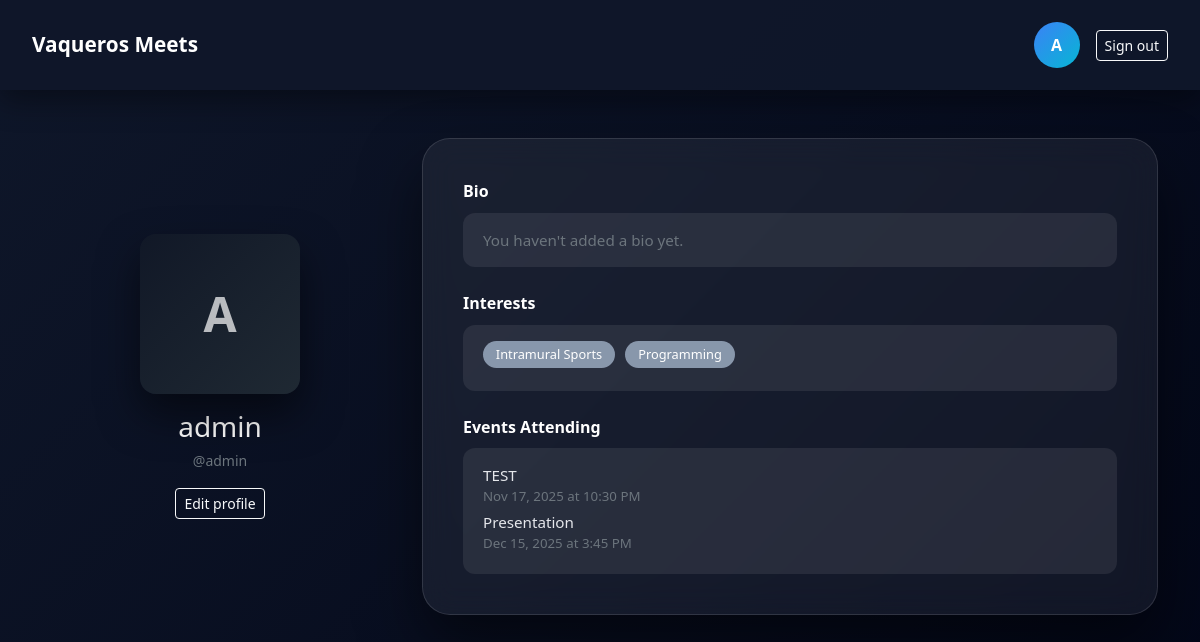
Screenshot of /profile/ (signed in) with the database file from the repository.
### app/models.py (models this page shows, shortened)
class Profile(models.Model):
    user = models.OneToOneField(User, on_delete=models.CASCADE)
    fullname = models.CharField(max_length=100, blank=True)
    birthday = models.DateField(blank=True, null=True)
    phone_number = models.CharField(max_length=20, blank=True)
    display_name = models.CharField(max_length=30, blank=True)
    bio = models.TextField(blank=True)
    interests = models.ManyToManyField('Interest', blank=True)

class Interest(models.Model):
    name = models.CharField(max_length=50, unique=True)
    class Meta:
        ordering = ['name']

class RSVP(models.Model):
    class Meta:
        constraints = [models.UniqueConstraint(fields=['user', 'event'], name='unique_rsvp')]
    GOING = 'going'
    MAYBE = 'maybe'
    NO = 'no'
    STATUS_CHOICES = [
        (GOING, 'Going'),
        (MAYBE, 'Maybe'),
        (NO, 'Not going')
    ]
    user = models.ForeignKey(Profile, on_delete=models.CASCADE)
    event = models.ForeignKey(Event, on_delete=models.CASCADE, related_name='rsvps')
    status = models.CharField(max_length=10, choices=STATUS_CHOICES)
    created_at = models.DateTimeField(auto_now_add=True)

class Event(models.Model):
    PUBLIC = 'public'
    PRIVATE = 'private'
    VISIBILITY_CHOICES = [
        (PUBLIC, 'Public'),
        (PRIVATE, 'Private'),
    ]
    image = models.ImageField(upload_to='event_images/', blank=True, null=True)
    owner = models.ForeignKey(settings.AUTH_USER_MODEL, on_delete=models.CASCADE, related_name='events_created')
    title = models.CharField(max_length=100)
    description = models.TextField(blank=True)
    host = models.ForeignKey(Profile, on_delete=models.CASCADE, related_name='hosted_events')
    location = models.CharField(max_length=255)
    starts_at = models.DateTimeField()
    ends_at = models.DateTimeField(blank=True, null=True)
    capacity = models.PositiveIntegerField()
    visibility = models.CharField(max_length=10, choices=VISIBILITY_CHOICES, default=PUBLIC)
    interests = models.ManyToManyField(Interest, blank=True, related_name='events')
    created_at = models.DateTimeField(auto_now_add=True)
    class Meta:
        ordering = ['starts_at']
        indexes = [
            models.Index(fields=['starts_at']),
        ]

### app/views.py (the view)
# urls.py: path('profile/', views.profile_view, name='profile'),
@login_required
def profile_view(request):
    profile = request.user.profile
    if profile.display_name:
        initial = profile.display_name[0].upper()
    else:
        username = request.user.username or 'U'
        initial = username[0].upper()
    attending_rsvps = (RSVP.objects.filter(user=profile, status='going').select_related('event').order_by('event__starts_at'))
    return render(request, "app/profile.html", {"profile": profile, "initial": initial, "attending_rsvps": attending_rsvps})

### app/templates/app/profile.html (shortened to what this page needs)
<!DOCTYPE html>
<html lang="en">
<head>
  <link href="https://cdn.jsdelivr.net/npm/bootstrap@5.3.3/dist/css/bootstrap.min.css" rel="stylesheet">
</head>
<body>
<div class="top-header">
  <a href="{% url 'event_list' %}" class="brand-link">Vaqueros Meets</a>
  <div class="d-flex align-items-center gap-3">
    <a href="{% url 'profile' %}" class="text-decoration-none text-white">
      <div class="profile-circle">{{ initial }}</div>
    </a>
    <a href="{% url 'logout' %}" class="btn btn-outline-light btn-sm">
      Sign out
    </a>
  </div>
</div>
<div class="container py-5">
  <div class="row g-4 align-items-center">
    <div class="col-md-4 text-center">
      <div class="avatar-box mx-auto">
        {{ initial }}
      </div>
      <div class="mt-3">
        <h3 class="mb-1">
          {{ profile.display_name|default:profile.user.username }}
        </h3>
        <small class="text-secondary">
          @{{ profile.user.username }}
        </small>
      </div>
      <div class="mt-3">
        <a href="{% url 'edit_profile' %}" class="btn btn-outline-light btn-sm">
          Edit profile
        </a>
      </div>
    </div>
    <div class="col-md-8">
      <div class="profile-card">
        <div class="mb-4">
          <div class="section-title">Bio</div>
          <div class="info-box">
            {% if profile.bio %}
              {{ profile.bio|linebreaksbr }}
            {% else %}
              <span class="text-secondary">You haven't added a bio yet.</span>
            {% endif %}
          </div>
        </div>
        <div class="mb-4">
          <div class="section-title">Interests</div>
          <div class="info-box">
            {% if profile.interests.all %}
              {% with interests=profile.interests.all %}
                {% if interests %}
                  {% for interest in interests %}
                    <span class="badge-interest">{{ interest.name }}</span>
                  {% endfor %}
                {% else %}
                  <span class="text-secondary">No interests selected yet.</span>
                {% endif %}
              {% endwith %}
            {% else %}
              <span class="text-secondary">No interests selected yet.</span>
            {% endif %}
          </div>
        </div>
        <div>
          <div class="section-title">Events Attending</div>
          <div class="info-box">
            {% if attending_rsvps %}
              <ul class="list-unstyled mb-0">
                {% for rsvp in attending_rsvps %}
                  <li class="mb-1">
                    <a href="{% url 'event_detail' rsvp.event.id %}" class="event-link">
                      {{ rsvp.event.title }}
                    </a>
                    <small class="d-block text-secondary">
                      {{ rsvp.event.starts_at|date:"M d, Y" }} at {{ rsvp.event.starts_at|time:"g:i A" }}
                    </small>
                  </li>
                {% endfor %}
              </ul>
            {% else %}
              <span class="text-secondary">
                You haven't RSVPed "Going" to any events yet.
              </span>
            {% endif %}
          </div>
        </div>
      </div>
    </div>
  </div>
</div>
</body>
</html>

### app/templates/app/profile.html (style rules this page uses)
body { background: linear-gradient(135deg, #0f172a, #020617); min-height: 100vh; font-family: Poppins, system-ui, sans-serif; color: white; }
.top-header { height: 90px; background: rgba(15,23,42,.95); display: flex; justify-content: space-between; align-items: center; padding: 0 2rem; box-shadow: 0 10px 30px rgba(0,0,0,.4); }
.brand-link { font-weight: 700; font-size: 1.3rem; color: #fff; text-decoration: none; }
.profile-circle { width: 46px; height: 46px; border-radius: 50%; background: linear-gradient(135deg, #3b82f6, #06b6d4); display: flex; align-items: center; justify-content: center; font-weight: 700; }
.avatar-box { width: 160px; height: 160px; border-radius: 1rem; background: linear-gradient(135deg, #111827, #1f2933); box-shadow: 0 20px 40px rgba(0,0,0,.5); display: flex; align-items: center; justify-content: center; font-size: 3rem; font-weight: 700; color: rgba(255,255,255,.7); }
.profile-card { background: rgba(255,255,255,0.06); border-radius: 1.75rem; border: 1px solid rgba(255,255,255,.12); box-shadow: 0 30px 60px rgba(0,0,0,.5); backdrop-filter: blur(16px); padding: 2.5rem; }
.section-title { font-weight: 600; margin-bottom: .6rem; }
.info-box { background: rgba(255,255,255,.08); border-radius: .75rem; padding: 1rem 1.25rem; font-size: 0.95rem; }
.badge-interest { background: rgba(148,163,184,.9); border-radius: 999px; padding: 0.25rem 0.8rem; font-size: 0.8rem; margin-right: 0.4rem; margin-bottom: 0.4rem; display: inline-block; }
.event-link { color: #e5e7eb; text-decoration: none; }

### rows the page displays
Profile: display_name "admin", user.username "admin"
Interest: name "Intramural Sports"
Interest: name "Programming"
RSVP: event "TEST", event.starts_at "Nov 17, 2025", event.starts_at "10:30 PM"
RSVP: event "Presentation", event.starts_at "Dec 15, 2025", event.starts_at "3:45 PM"

### other values shown
{{ initial }} "A"
